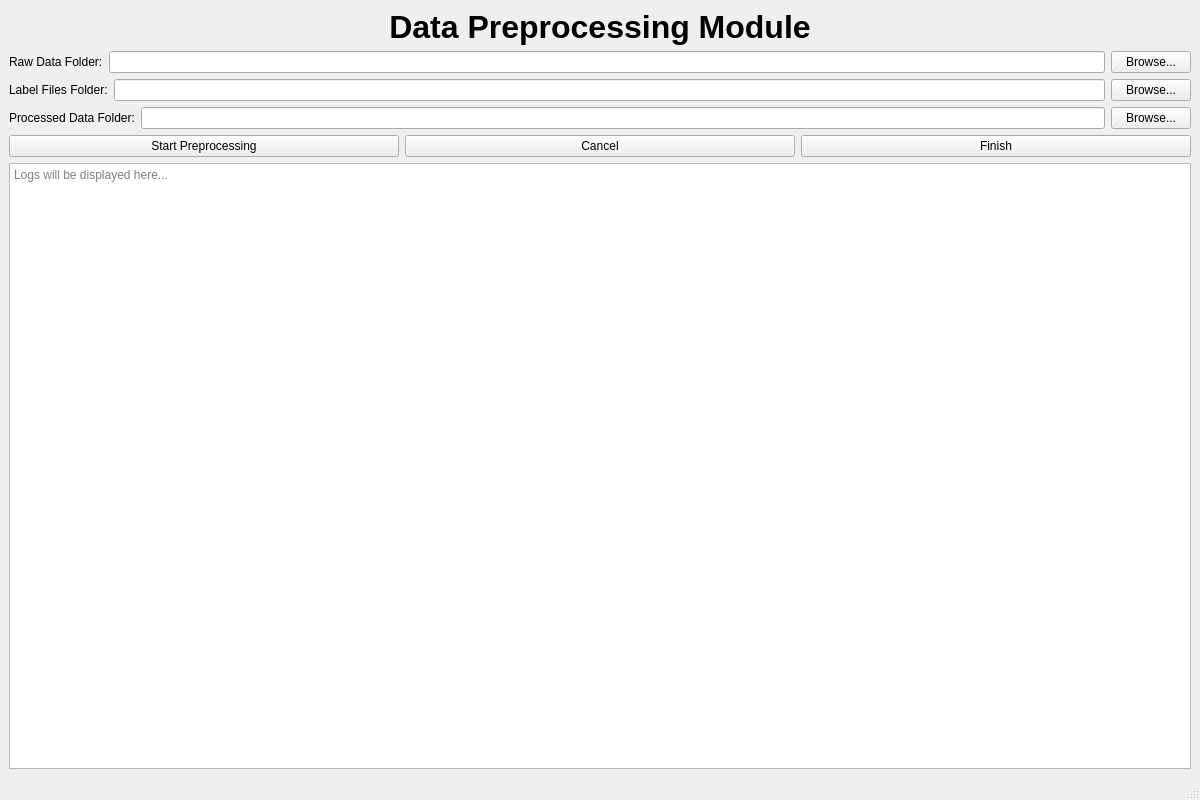
<?xml version="1.0" encoding="UTF-8"?>
<ui version="4.0">
 <class>MainWindow</class>
 <widget class="QMainWindow" name="MainWindow">
  <property name="geometry">
   <rect>
    <x>0</x>
    <y>0</y>
    <width>1200</width>
    <height>800</height>
   </rect>
  </property>
  <property name="windowTitle">
   <string>Data Preprocessing Module</string>
  </property>
  <widget class="QWidget" name="centralwidget">
   <layout class="QVBoxLayout" name="verticalLayout_main">
    <item>
     <widget class="QLabel" name="label_title">
      <property name="font">
       <font>
        <pointsize>24</pointsize>
        <weight>75</weight>
        <bold>true</bold>
       </font>
      </property>
      <property name="text">
       <string>Data Preprocessing Module</string>
      </property>
      <property name="alignment">
       <set>Qt::AlignCenter</set>
      </property>
     </widget>
    </item>
    <item>
     <layout class="QHBoxLayout" name="horizontalLayout_raw_data">
      <item>
       <widget class="QLabel" name="label_raw_data">
        <property name="text">
         <string>Raw Data Folder:</string>
        </property>
       </widget>
      </item>
      <item>
       <widget class="QLineEdit" name="lineEdit_raw_data"/>
      </item>
      <item>
       <widget class="QPushButton" name="button_browse_raw_data">
        <property name="text">
         <string>Browse...</string>
        </property>
       </widget>
      </item>
     </layout>
    </item>
    <item>
     <layout class="QHBoxLayout" name="horizontalLayout_label_files">
      <item>
       <widget class="QLabel" name="label_label_files">
        <property name="text">
         <string>Label Files Folder:</string>
        </property>
       </widget>
      </item>
      <item>
       <widget class="QLineEdit" name="lineEdit_label_files"/>
      </item>
      <item>
       <widget class="QPushButton" name="button_browse_label_files">
        <property name="text">
         <string>Browse...</string>
        </property>
       </widget>
      </item>
     </layout>
    </item>
    <item>
     <layout class="QHBoxLayout" name="horizontalLayout_processed_data">
      <item>
       <widget class="QLabel" name="label_processed_data">
        <property name="text">
         <string>Processed Data Folder:</string>
        </property>
       </widget>
      </item>
      <item>
       <widget class="QLineEdit" name="lineEdit_processed_data"/>
      </item>
      <item>
       <widget class="QPushButton" name="button_browse_processed_data">
        <property name="text">
         <string>Browse...</string>
        </property>
       </widget>
      </item>
     </layout>
    </item>
    <item>
     <layout class="QHBoxLayout" name="horizontalLayout_controls">
      <item>
       <widget class="QPushButton" name="button_start">
        <property name="text">
         <string>Start Preprocessing</string>
        </property>
       </widget>
      </item>
      <item>
       <widget class="QPushButton" name="button_cancel">
        <property name="text">
         <string>Cancel</string>
        </property>
       </widget>
      </item>
      <item>
       <widget class="QPushButton" name="button_finish">
        <property name="text">
         <string>Finish</string>
        </property>
       </widget>
      </item>
     </layout>
    </item>
    <item>
     <widget class="QTextEdit" name="textEdit_log">
      <property name="readOnly">
       <bool>true</bool>
      </property>
      <property name="acceptRichText">
       <bool>false</bool>
      </property>
      <property name="placeholderText">
       <string>Logs will be displayed here...</string>
      </property>
     </widget>
    </item>
   </layout>
  </widget>
  <widget class="QMenuBar" name="menubar">
   <property name="geometry">
    <rect>
     <x>0</x>
     <y>0</y>
     <width>1200</width>
     <height>21</height>
    </rect>
   </property>
  </widget>
  <widget class="QStatusBar" name="statusbar"/>
 </widget>
 <resources/>
 <connections/>
</ui>
